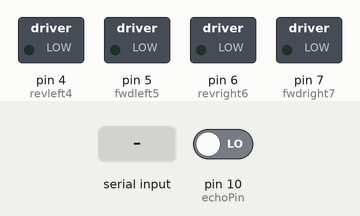
Recording of a sketch running on a simulated Arduino Uno, built with avr-gcc and run on an emulated ATmega328P. Shown: switched loads named in the sketch (green lamp = pin HIGH). The test bench sets the inputs (shaded band); at power-on: pin 10 (echoPin) LOW. Random numbers use the default seed unless the sketch sets one; pins used as bus, display or sensor lines are not drawn; what the sketch prints to the serial monitor is not drawn.

Above: at 2.0 s.
2.1 s: byte 30 received over Serial
At 3.8 s:
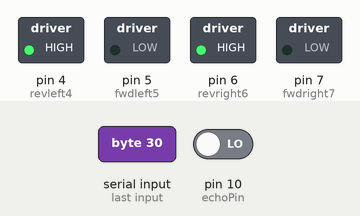
At 6.1 s:
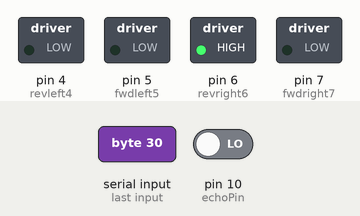
Timing chart, 0 to 7.6 s (numbered marks = the images above; inputs shaded):
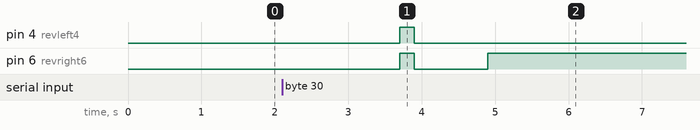

The sketch:

ROBOslave.ino
```cpp
int trigPin = 9;      // trig pin of HC-SR04
int echoPin = 10;     // Echo pin of HC-SR04

int revleft4 = 4;       //REVerse motion of Left motor
int fwdleft5 = 5;       //ForWarD motion of Left motor
int revright6 = 6;      //REVerse motion of Right motor
int fwdright7 = 7;      //ForWarD motion of Right motor
long duration, distance;
int state ;

void setup() {
//  Serial.begin(38400);

  delay(random(500,2000));   // delay for random time
  Serial.begin(9600);
  pinMode(revleft4, OUTPUT);      // set Motor pins as output
  pinMode(fwdleft5, OUTPUT);
  pinMode(revright6, OUTPUT);
  pinMode(fwdright7, OUTPUT);
  pinMode(trigPin, OUTPUT);         // set trig pin as output
  pinMode(echoPin, INPUT);          //set echo pin as input to capture reflected waves
}

void loop() {
  if(Serial.available() > 0){ // Checks whether data is comming from the serial port
    state = Serial.read(); // Reads the data from the serial port
  if (state>0)
  {
  digitalWrite(trigPin, LOW);
  delayMicroseconds(20);
  digitalWrite(trigPin, HIGH);     // send waves for 10 us
  delayMicroseconds(100);
  duration = pulseIn(echoPin, HIGH); // receive reflected waves
  distance = duration / 58.2;   // convert to distance
  delay(100);
    // If you dont get proper movements of your robot then alter the pin numbers
  if (distance > 15)
  {
    digitalWrite(fwdright7, HIGH);                    // move forward
    digitalWrite(revright6, LOW);
    digitalWrite(fwdleft5, HIGH);
    digitalWrite(revleft4, LOW);
    delay(30);
    digitalWrite(fwdright7, LOW);  //Stop
    digitalWrite(revright6, LOW);
    digitalWrite(fwdleft5, LOW);
    digitalWrite(revleft4, LOW);
    delay(20);
  }
//
  else if (distance <= 15)
  {
    digitalWrite(fwdright7, LOW);  //Stop
    digitalWrite(revright6, LOW);
    digitalWrite(fwdleft5, LOW);
    digitalWrite(revleft4, LOW);
    delay(500);
    digitalWrite(fwdright7, LOW);      //movebackword
    digitalWrite(revright6, HIGH);
    digitalWrite(fwdleft5, LOW);
    digitalWrite(revleft4, HIGH);
    delay(200);
    digitalWrite(fwdright7, LOW);  //Stop
    digitalWrite(revright6, LOW);
    digitalWrite(fwdleft5, LOW);
    digitalWrite(revleft4, LOW);
    delay(1000);
    digitalWrite(fwdright7, LOW);
    digitalWrite(revright6, HIGH);
    digitalWrite(revleft4, LOW);
    digitalWrite(fwdleft5, LOW);
    delay(10);
    Serial.print(state);
  }
  }
}
Serial.print(state);
}
```

Measured:
- after the input at 2.1 s, pin 4 (revleft4): LOW → HIGH after 1.6 s, → LOW 0.20 s later; pin 6 (revright6): LOW → HIGH after 1.6 s, → LOW 0.20 s later, → HIGH 1.0 s later
